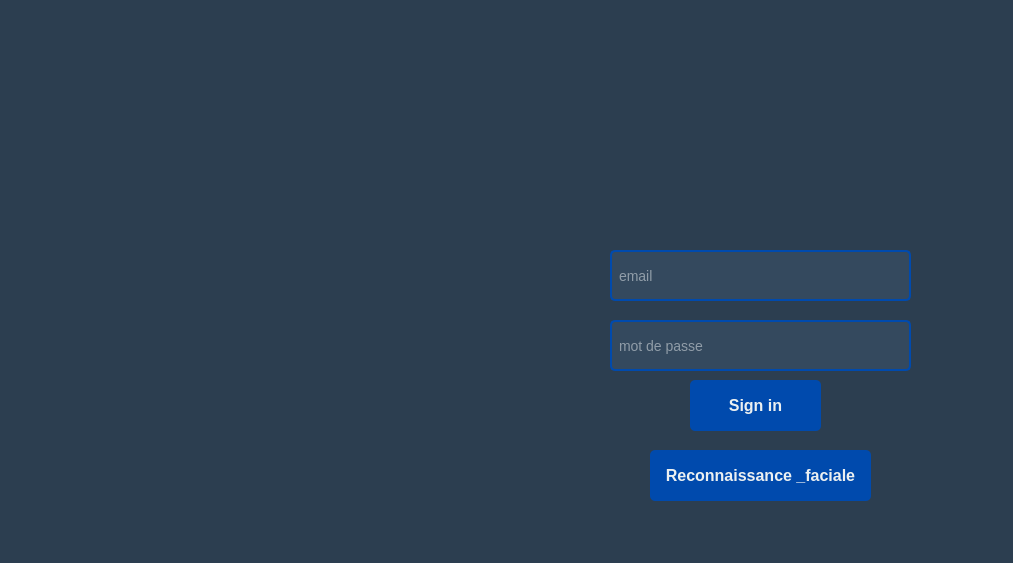
<?xml version="1.0" encoding="UTF-8"?>
<ui version="4.0">
 <class>Login</class>
 <widget class="QDialog" name="Login">
  <property name="geometry">
   <rect>
    <x>0</x>
    <y>0</y>
    <width>1013</width>
    <height>563</height>
   </rect>
  </property>
  <property name="windowTitle">
   <string>Dialog</string>
  </property>
  <property name="styleSheet">
   <string notr="true">/* Fenêtre principale */
QDialog {
	
	background-image: url(:/img/images/104016.jpg);

    background-color: #2c3e50; /* Bleu foncé */
    color: #ecf0f1; /* Blanc cassé */
    border-radius: 10px;
    padding: 20px;
}

/* Champs de saisie (QLineEdit) */
QLineEdit {
    background-color: #34495e; /* Bleu-gris */
    color: #ecf0f1; /* Blanc cassé */
    border: 2px solid rgb(0, 74, 173); /* Bleu */
    border-radius: 5px;
    padding: 5px;
    font-size: 14px;
}

QLineEdit:focus {
    border: 2px solid rgb(0, 74, 173); /* Bleu */
    background-color: #3b5998; /* Bleu plus clair */
}

/* Bouton de connexion (QPushButton) */
QPushButton {
    background-color: rgb(0, 74, 173); /* Bleu */
    color: #ecf0f1; /* Blanc cassé */
    border: none;
    border-radius: 5px;
    padding: 10px;
    font-size: 16px;
    font-weight: bold;
    transition: background-color 0.3s ease;
}

QPushButton:hover {
    background-color: #004a9d; /* Bleu légèrement plus foncé */
}

QPushButton:pressed {
    background-color: #003a7d; /* Bleu encore plus foncé */
}

/* Labels (QLabel) */
QLabel {
    color: #ecf0f1; /* Blanc cassé */
    font-size: 14px;
    font-weight: bold;
}

/* Placeholder text dans QLineEdit */
QLineEdit[placeholderText] {
    color: #95a5a6; /* Gris clair */
}

/* MessageBox */
QMessageBox {
    background-color: #34495e; /* Bleu-gris */
    color: #ecf0f1; /* Blanc cassé */
    border-radius: 10px;
}

</string>
  </property>
  <widget class="QLineEdit" name="email">
   <property name="geometry">
    <rect>
     <x>610</x>
     <y>250</y>
     <width>301</width>
     <height>51</height>
    </rect>
   </property>
   <property name="placeholderText">
    <string>email</string>
   </property>
  </widget>
  <widget class="QLineEdit" name="mdp">
   <property name="geometry">
    <rect>
     <x>610</x>
     <y>320</y>
     <width>301</width>
     <height>51</height>
    </rect>
   </property>
   <property name="placeholderText">
    <string>mot de passe</string>
   </property>
  </widget>
  <widget class="QPushButton" name="sign_in">
   <property name="geometry">
    <rect>
     <x>690</x>
     <y>380</y>
     <width>131</width>
     <height>51</height>
    </rect>
   </property>
   <property name="text">
    <string>Sign in</string>
   </property>
  </widget>
  <widget class="QLabel" name="label">
   <property name="geometry">
    <rect>
     <x>490</x>
     <y>-30</y>
     <width>541</width>
     <height>301</height>
    </rect>
   </property>
   <property name="styleSheet">
    <string notr="true">image: url(:/new/image/icons/Black_and_White_Blue_Modern_Letter_W_Logo-removebg-preview.png);</string>
   </property>
   <property name="text">
    <string/>
   </property>
  </widget>
  <widget class="QLabel" name="label_2">
   <property name="geometry">
    <rect>
     <x>20</x>
     <y>40</y>
     <width>461</width>
     <height>431</height>
    </rect>
   </property>
   <property name="styleSheet">
    <string notr="true">image: url(:/img/images/startup-construction-development-3d-thin-line-art-style-design-concept-isometric-illustration.png);</string>
   </property>
   <property name="text">
    <string/>
   </property>
  </widget>
  <widget class="QPushButton" name="btnFacialRecognition">
   <property name="geometry">
    <rect>
     <x>650</x>
     <y>450</y>
     <width>221</width>
     <height>51</height>
    </rect>
   </property>
   <property name="text">
    <string>Reconnaissance _faciale</string>
   </property>
  </widget>
  <widget class="QLabel" name="labelCameraPreview">
   <property name="geometry">
    <rect>
     <x>30</x>
     <y>50</y>
     <width>491</width>
     <height>461</height>
    </rect>
   </property>
   <property name="text">
    <string/>
   </property>
  </widget>
  <widget class="QLabel" name="labelMessage">
   <property name="geometry">
    <rect>
     <x>610</x>
     <y>510</y>
     <width>321</width>
     <height>21</height>
    </rect>
   </property>
   <property name="text">
    <string/>
   </property>
  </widget>
  <zorder>label</zorder>
  <zorder>email</zorder>
  <zorder>mdp</zorder>
  <zorder>sign_in</zorder>
  <zorder>label_2</zorder>
  <zorder>btnFacialRecognition</zorder>
  <zorder>labelCameraPreview</zorder>
  <zorder>labelMessage</zorder>
 </widget>
 <resources/>
 <connections/>
</ui>
